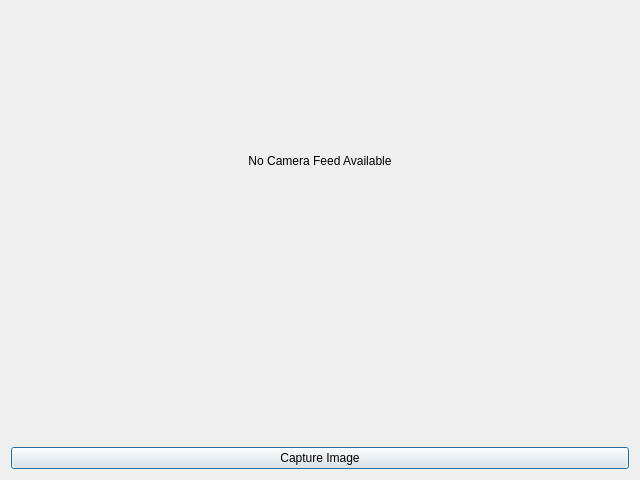
<?xml version="1.0" encoding="UTF-8"?>
<ui version="4.0">
 <class>CameraWindow</class>
 <widget class="QDialog" name="CameraWindow">
  <property name="geometry">
   <rect>
    <x>0</x>
    <y>0</y>
    <width>640</width>
    <height>480</height>
   </rect>
  </property>
  <property name="windowTitle">
   <string>Camera Capture</string>
  </property>
  <layout class="QVBoxLayout" name="verticalLayout">
   <item>
    <widget class="QLabel" name="videoLabel">
     <property name="minimumSize">
      <size>
       <width>400</width>
       <height>300</height>
      </size>
     </property>
     <property name="text">
      <string>No Camera Feed Available</string>
     </property>
     <property name="alignment">
      <set>Qt::AlignmentFlag::AlignCenter</set>
     </property>
    </widget>
   </item>
   <item>
    <spacer name="verticalSpacer">
     <property name="orientation">
      <enum>Qt::Orientation::Vertical</enum>
     </property>
     <property name="sizeHint" stdset="0">
      <size>
       <width>20</width>
       <height>20</height>
      </size>
     </property>
    </spacer>
   </item>
   <item>
    <widget class="QPushButton" name="captureButton">
     <property name="text">
      <string>Capture Image</string>
     </property>
    </widget>
   </item>
  </layout>
 </widget>
 <resources/>
 <connections/>
</ui>
